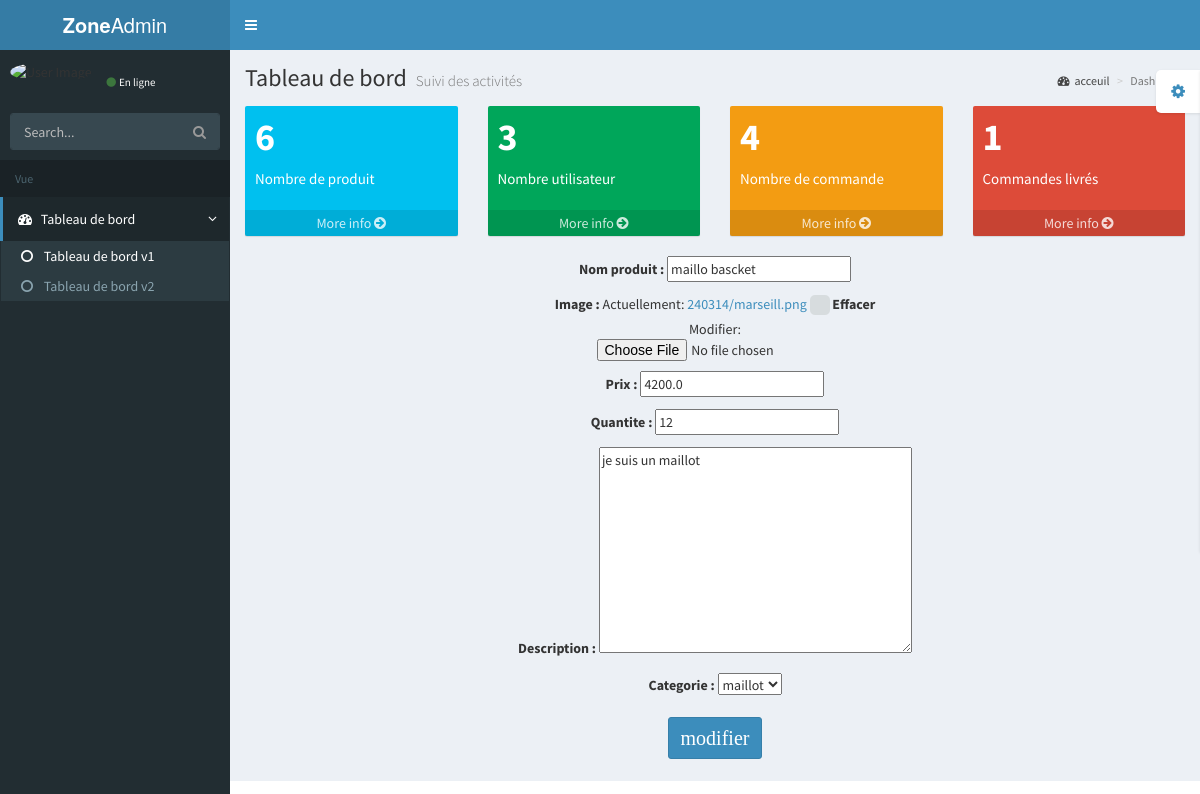
Page /app_admin/update/1 on the committed database.
### gestionproduits/models.py (models this page shows, shortened)
class Produits(models.Model):
    nom_produit=models.CharField(max_length=30)
    prix=models.FloatField(default=0.0)
    description=models.TextField()
    quantite=models.IntegerField(null=True)
    image=models.ImageField(upload_to='media/',blank=True,null=True)
    date=models.DateField(auto_now=True)
    categorie=models.ForeignKey(Categorie, on_delete=models.CASCADE)
    class META:
        ordoring=['-date']

### app_admin/views.py (the view)
def modifie_produit(request,obj):
    message = ''
    produit = Produits.objects.get(id=obj)
    form = Rowform(request.POST or None,instance=produit)
    if form.is_valid():
        form.save()
        form = Rowform()
        message ="Modification effectuée avec succès"
    return render(request,'app_admin/update.html',{"form":form})

### app_admin/form.py
class Rowform(forms.ModelForm):
    class Meta:
        model = Produits
        fields = ['nom_produit','image','prix','quantite','description','categorie']

### app_admin/context_processor.py (called while the page is built)
def space_admin(request):
    produit = Produits.objects.count()
    utilisateur = Utilisateur.objects.count()
    commande = Commande.objects.count()
    commande_livre = Commande.objects.filter(livré=True).count()
    visiteur = Utilisateur.objects.all()
    commandes = Commande.objects.all()
    user = request.user
    context = {
        'produit':produit,
        'utilisateur':utilisateur,
        'commande':commande,
        'commande_livre':commande_livre,
        'user':user,
         'visiteur':visiteur,
         'commandes':commandes
    }
    return context

### gestionproduits/models.py (called while the page is built)
    def __str__(self):
        return self.nom_categorie

### app_admin/templates/app_admin/update.html (shortened to what this page needs)
{% load static %}
<!DOCTYPE html>
<html>
  <head>
    <link href="{% static 'app_admin/bootstrap/css/bootstrap.min.css' %}" rel="stylesheet" type="text/css" />
    <link href="https://maxcdn.bootstrapcdn.com/font-awesome/4.3.0/css/font-awesome.min.css" rel="stylesheet" type="text/css" />
    <link href="http://code.ionicframework.com/ionicons/2.0.0/css/ionicons.min.css" rel="stylesheet" type="text/css" />
    <link href="{% static 'app_admin/dist/css/AdminLTE.min.css' %}" rel="stylesheet" type="text/css" />
    <link href="{% static 'app_admin/dist/css/skins/_all-skins.min.css' %}" rel="stylesheet" type="text/css" />
    <link href="{% static 'app_admin/plugins/iCheck/flat/blue.css' %}" rel="stylesheet" type="text/css" />
    <link href="{% static 'app_admin/plugins/morris/morris.css' %}" rel="stylesheet" type="text/css" />
    <link rel="stylesheet" href="{% static 'Compte/assets/css/font-awesome.css' %}">
    <link href="{% static 'app_admin/plugins/jvectormap/jquery-jvectormap-1.2.2.css' %}" rel="stylesheet" type="text/css" />
    <link href="{% static 'app_admin/plugins/datepicker/datepicker3.css' %}" rel="stylesheet" type="text/css" />
    <link href="{% static 'app_admin' %}" rel="stylesheet" type="text/css" />
    <link href="{% static 'app_admin/plugins/bootstrap-wysihtml5/bootstrap3-wysihtml5.min.css' %}" rel="stylesheet" type="text/css" />
    <link rel="stylesheet" href="{% static 'app_admin/font-awesome.css' %}">
  </head>
  <body class="skin-blue">
    <div class="wrapper">
      <header class="main-header">
        <a href="index2.html" class="logo"><b>Zone</b>Admin</a>
        <nav class="navbar navbar-static-top" role="navigation">
          <a href="#" class="sidebar-toggle" data-toggle="offcanvas" role="button">
          </a>
          <div class="navbar-custom-menu">
            <ul class="nav navbar-nav">
                </ul>
              <li class="dropdown user user-menu">
                <a href="#" class="dropdown-toggle" data-toggle="dropdown">
                </a>
              </li>
          </div>
        </nav>
      </header>
      <aside class="main-sidebar">
        <section class="sidebar">
          <div class="user-panel">
            <div class="pull-left image">
              {% if user.image %}
                    <img src="{{user.image.url}}" class="img-circle" alt="User Image" />
                    {% else %}
                    <img src="{% static 'app_admin/images/prog1.png' %}" class="img-circle" alt="User Image">
                    {% endif %}
            </div>
            <div class="pull-left info">
              <a href="#"><i class="fa fa-circle text-success"></i>En ligne</a>
            </div>
          </div>
          <form action="{% url 'searche' %}" method="get" class="sidebar-form">
            <div class="input-group">
              <input type="text" name="searche" class="form-control" placeholder="Search..."/>
              <span class="input-group-btn">
                <button type='submit' name='search' id='search-btn' class="btn btn-flat"><i class="fa fa-search"></i></button>
              </span>
            </div>
          </form>
          <ul class="sidebar-menu">
            <li class="header">Vue</li>
            <li class="active treeview">
              <a href="#">
                <i class="fa fa-dashboard"></i> <span>Tableau de bord</span> <i class="fa fa-angle-left pull-right"></i>
              </a>
              <ul class="treeview-menu">
                <li class="active"><a href="{% url 'space_admin' %}"><i class="fa fa-circle-o"></i> Tableau de bord v1</a></li>
                <li><a href="{% url 'produit' %}"><i class="fa fa-circle-o"></i> Tableau de bord v2</a></li>
              </ul>
            </li>
          </ul>
        </section>
      </aside>
      <div class="content-wrapper">
        <section class="content-header">
          <h1>
            Tableau de bord
            <small>Suivi des activités</small>
          </h1>
          <ol class="breadcrumb">
            <li><a href="{% url 'home' %}"><i class="fa fa-dashboard"></i>acceuil</a></li>
            <li class="active">Dashboard</li>
          </ol>
        </section>
        <section class="content">
          <div class="row">
            <div class="col-lg-3 col-xs-6">
              <div class="small-box bg-aqua">
                <div class="inner">
                  <h3>{{produit}}</h3>
                  <p>Nombre de produit</p>
                </div>
                <a href="#" class="small-box-footer">More info <i class="fa fa-arrow-circle-right"></i></a>
              </div>
            </div>
            <div class="col-lg-3 col-xs-6">
              <div class="small-box bg-green">
                <div class="inner">
                  <h3>{{utilisateur}}</sup></h3>
                  <p>Nombre utilisateur</p>
                </div>
                <a href="#" class="small-box-footer">More info <i class="fa fa-arrow-circle-right"></i></a>
              </div>
            </div>
            <div class="col-lg-3 col-xs-6">
              <div class="small-box bg-yellow">
                <div class="inner">
                  <h3>{{commande}}</h3>
                  <p>Nombre de commande</p>
                </div>
                <a href="#" class="small-box-footer">More info <i class="fa fa-arrow-circle-right"></i></a>
              </div>
            </div>
            <div class="col-lg-3 col-xs-6">
              <div class="small-box bg-red">
                <div class="inner">
                  <h3>{{commande_livre}}</h3>
                  <p>Commandes livrés</p>
                </div>
                <a href="#" class="small-box-footer">More info <i class="fa fa-arrow-circle-right"></i></a>
              </div>
            </div>
          </div>
          <center>
          <form id="for" action="" method="post" enctype="multipart/form-data" class="mt-3">
            {{form.as_p}}
            <div class="btn mr-0 shadow">
              <button id="btn2" type="submit" style="font-family: 'Times New Roman', Times, serif; font-size: 20px;" class="btn btn-primary">modifier</button>
            </div>
          </form>
                 </center>
    </div>
  </body>
</html>

### rows in the picture
Produits: nom_produit "maillo bascket", prix "4200.0", quantite "12", description "je suis un maillot", categorie "maillot"

### other values in the picture
{{ produit }} "6"
{{ utilisateur }} "3"
{{ commande }} "4"
{{ commande_livre }} "1"
